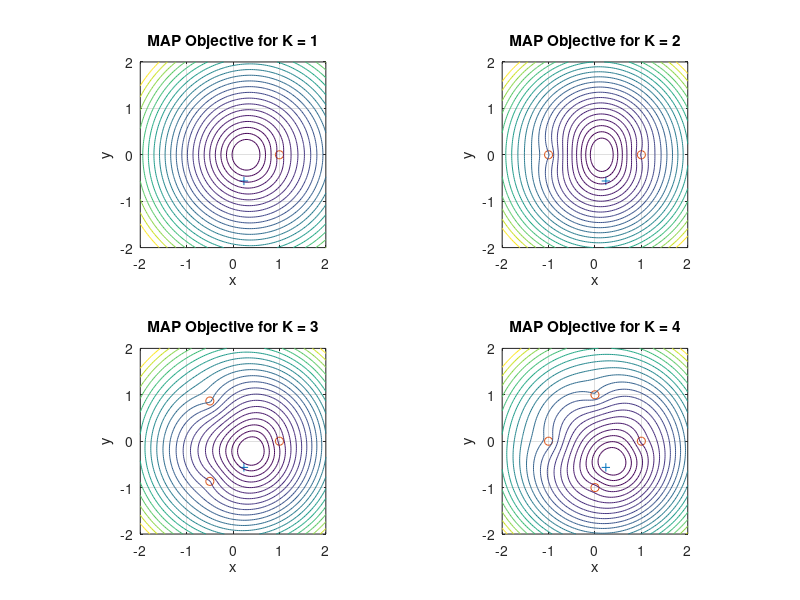

Here is the MATLAB script that generated this plot:
 clear all, close all,

% True position inside unit circle
radius = rand; theta = 2*pi*rand;
pTrue = [radius*cos(theta);radius*sin(theta)];   

for K = 1:4 % for each specified number of landmarks

    % Landmark positions evenly spaces on the unit circle
    radius = 1; theta = [0,2*pi/K*[1:(K-1)]];
    pLandmarks = [radius*cos(theta);radius*sin(theta)];

    % Generate range measurements
    sigma = 3e-1*ones(1,K);
    r = sqrt(sum((repmat(pTrue,1,K)-pLandmarks).^2,1)) + sigma.*randn(1,K);

    % Parameters of the prior
    sigmax = 25e-2; sigmay = sigmax;
    
    % Evaluate the MAP estimation objective function on a grid
    Nx = 101; Ny = 99;
    xGrid = linspace(-2,2,Nx); yGrid = linspace(-2,2,Ny);
    [h,v] = meshgrid(xGrid,yGrid);
    MAPobjective = (h(:)/sigmax).^2 + (v(:)/sigmay).^2;
    for i = 1:K
        di = sqrt((h(:)-pLandmarks(1,i)).^2+(v(:)-pLandmarks(2,i)).^2);
        MAPobjective = MAPobjective + ((r(i)-di)/sigma(i)).^2;
    end
    zGrid = reshape(MAPobjective,Ny,Nx);
    
    % Display true position and landmark positions
    figure(ceil(K/4)), subplot(2,2,mod(K-1,4)+1),
    plot(pTrue(1),pTrue(2),'+'); hold on,
    plot(pLandmarks(1,:),pLandmarks(2,:),'o'); axis([-2 2 -2 2]),
    % Display the MAP objective contours
    minV = min(MAPobjective); maxV = max(MAPobjective);
    values = minV + (sqrt(maxV-minV)*linspace(0.1,0.9,21)).^2;
    contour(xGrid,yGrid,zGrid,values); xlabel('x'), ylabel('y'),
    title(strcat({'MAP Objective for K = '},num2str(K))); 
    grid on, axis equal,
end